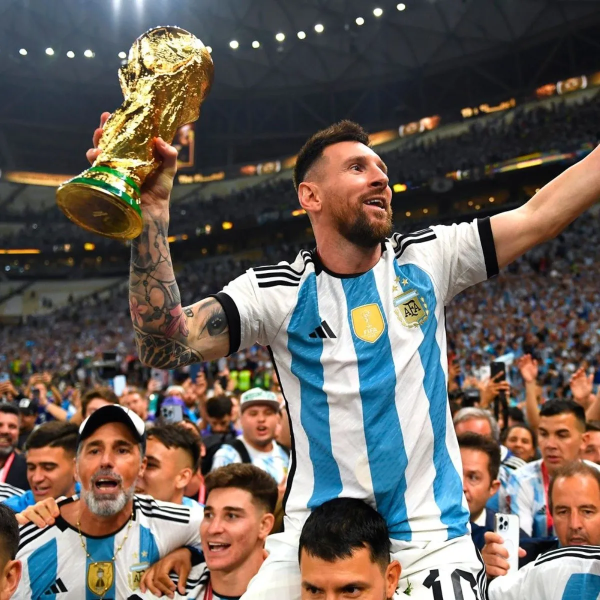
#> input picture banco_img/messi.jpg, 1200 x 1200 px (shown at 1/2 size)
$ python main.py
#> lines starting #> are read from the running program, lines starting #| are printed output that depends on the picture
import cv2


img = cv2.imread("../banco_img/messi.jpg")
#> img is the input picture: shape (1200, 1200, 3); mean B, G, R 90.4, 96.9, 105.4
resized_img = cv2.resize(img, (0,0), fx=0.5, fy=0.5)
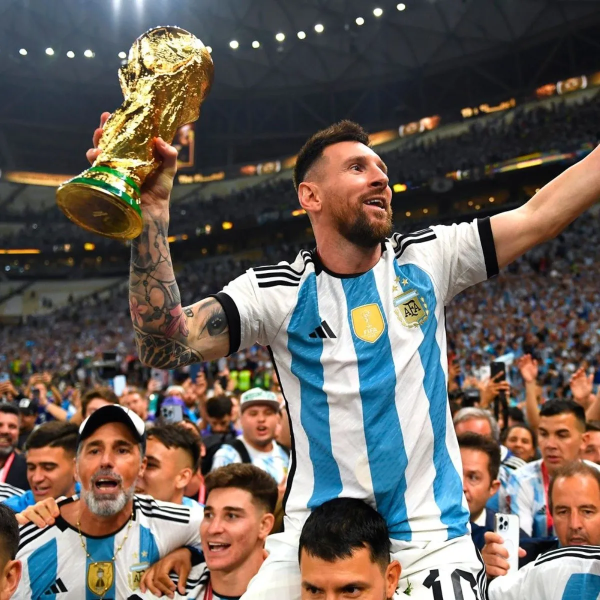
#> resized_img: shape (600, 600, 3); mean B, G, R 90.5, 97.1, 105.5

#dimensiones imagen
h, w, c = resized_img.shape
#> h = 600; w = 600; c = 3

#dibujamos una linea
resized_img = cv2.line(resized_img, pt1=(0,0), pt2=(int(w/2), int(h/2)),
                       color=(255,0,0), thickness=5)

#dibujamos un rectangulo
resized_img = cv2.rectangle(resized_img, pt1=(int(w/2)-100, int(h/2)-100),
                             pt2=(int(w/2)+100, int(h/2)+100), color=(0,255,0))

#dibujamos un circulo
resized_img = cv2.circle(resized_img, center=(int(w/2), int(h/2)),
                         radius=100, color=(0,0,255))

#dibujamos un circulo relleno
resized_img = cv2.circle(resized_img, center=(int(w/2)-200, int(h/2)),
                         radius=30, color=(0,0,255), thickness=cv2.FILLED)

#escribimos un texto
resized_img = cv2.putText(resized_img, text="Messi campeon", org=(50,50),
                          fontFace=cv2.FONT_HERSHEY_PLAIN, fontScale=2, color=(255,50,255), thickness=2)
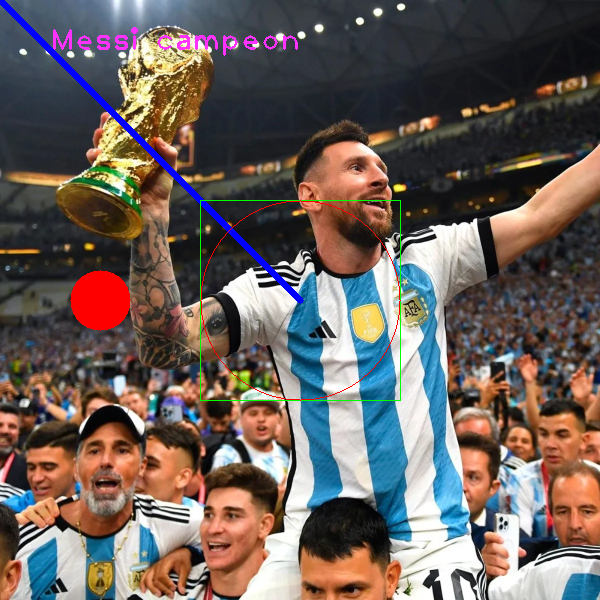
#> resized_img: shape (600, 600, 3); mean B, G, R 91.6, 95.9, 106.9

cv2.imshow("Imagen: ", resized_img)

cv2.waitKey(0)

$ run again, with banco_img/cat.jpg copied over banco_img/messi.jpg
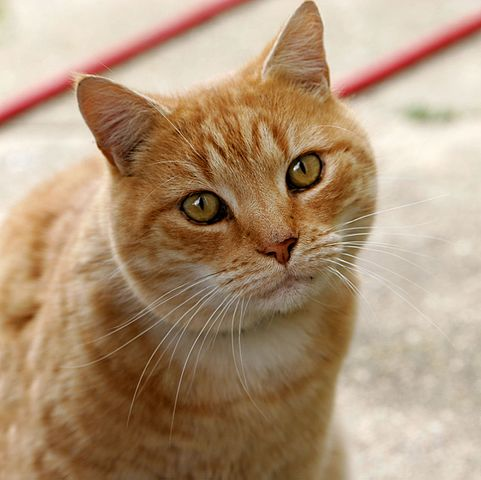
#> input picture banco_img/cat.jpg, 481 x 480 px
#> img is the input picture: shape (480, 481, 3); mean B, G, R 120.7, 148.8, 175.9
#> `resized_img = cv2.putText(resized_img, text="Messi campeon", org=(50,5..`:
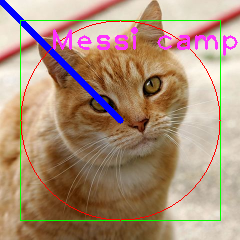
#> resized_img: shape (240, 240, 3); mean B, G, R 122.5, 143.7, 171.9
